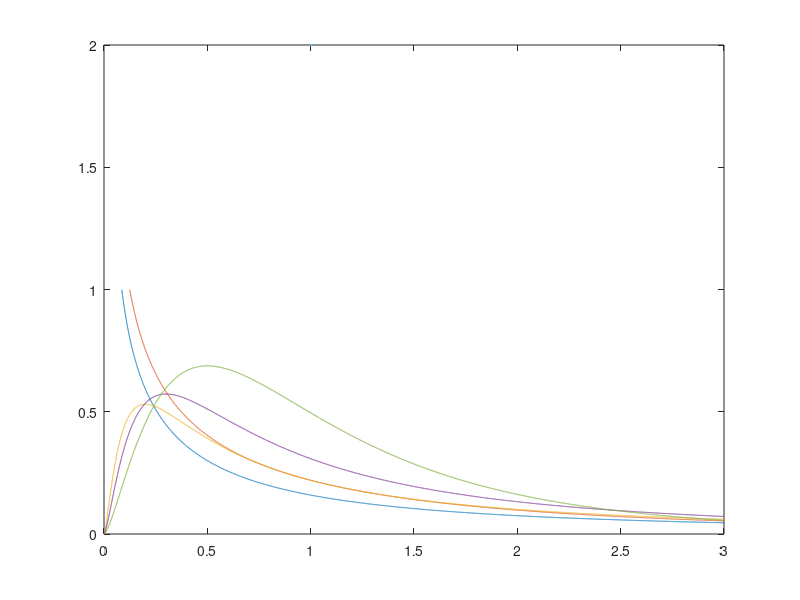

MATLAB code for this plot: (Note: this script raises an error after producing the figure.)
clear
close all

n1 = [1 1 5 5 5];
n2 = [1 5 1 2 10];

x = linspace(0, 3, 10000)';
a = n1/2;
b = n2/2;
ratio = n1./n2;
f = (ratio.^a ./ beta(a, b)) .* x.^(a-1) ./ (1 + ratio.*x).^(a+b);
f(f > 1) = nan;

lincomp(plot(x, f, LineWidth=2))

xlabel("$x$", Interpreter="latex")
ylabel("$f(x)$", Interpreter="latex")

grid on

pad_legend(legend("$n_1="+n1+",n_2="+n2+"$", Interpreter="latex"));

set(gcf, Position=[200 200 700 400])

exportgraphics(gca, "../pdf_F.pdf", ContentType="vector", BackgroundColor="none")
